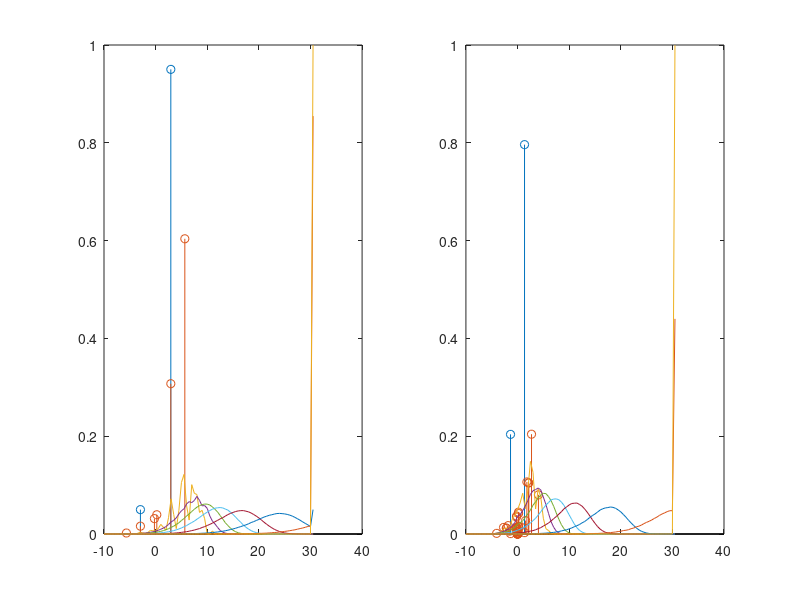

Reproduce this figure in MATLAB.
% dewnsity evolution of a simple regular LDPC code with the particle method
% (population dynamics)
function PDF_Evolution_MonteCarlo_BSC
dv = 3;
dc = 6;
delta = 0.05;

% number of decoding iterations
iterations = 10;

% slows down quite a lot! Use with care and only for debugging
display_histogram = true;

% population size
N = 1000000;


% all-zero codeword (+1) with errors
z = 1-2*(rand(N,1) < delta);

Lc = log((1-delta)/delta);

LLRs = z * Lc;



CN_messages = zeros(N,1);
for i=1:iterations
    % compute VN to CN messages
    if i == 1
        VN_messages = LLRs;
    else
        % VN operation
        VN_messages = LLRs(randi(N,N,1)) + sum(CN_messages(randi(N,N,dv-1)),2);
    end
    
    if display_histogram
        % histograms for display/debug purposes
        if i <= 2
            um = unique(VN_messages);
            umc = arrayfun(@(x)sum(VN_messages == x), um, 'UniformOutput', true);
            VNh{i} = umc/sum(umc);
            VXh{i} = um;
        else
            [H,X] = hist(VN_messages,-10:0.5:30.5);
            H = H./sum(H);
            VNh{i} = H;
            VXh{i} = X;        
        end
    end
    
    if ~display_histogram && all(VN_messages > 0)
        % no more errors, abort
        fprintf('No errors after %d iterations', i);
        break;
    end
    
    CN_messages = zeros(N,1);
    % here, implement the sum product rule
    idx = randi(N,N,dc-1);
    CN_messages = phi(sum(phi(abs(VN_messages(idx))),2)) .* prod(sign_corr(VN_messages(idx)),2);
    
    if display_histogram        
        if i <= 2
            um = unique(CN_messages);
            umc = arrayfun(@(x)sum(CN_messages == x), um, 'UniformOutput', true);
            CNh{i} = umc/sum(umc);
            CXh{i} = um;
        else    
            [H,X] = hist(CN_messages,-10:0.5:30.5);
            H = H./sum(H);
            CNh{i} = H;
            CXh{i} = X;        
        end
    end
    
    if all(VN_messages > 0)
        % no more errors, abort
        fprintf('No errors');
        break;
    end
    
end
 if display_histogram
     figure(1);
     subplot(1,2,1);
     for k=1:i
         if k <= 2
             stem(VXh{k}, VNh{k});
         else
             plot(VXh{k},VNh{k});
         end
         hold all;
     end
     hold off;
     
     subplot(1,2,2);
     for k=1:i
        if k <= 2
            stem(CXh{k}, CNh{k});
        else
            plot(CXh{k},CNh{k});
        end
        hold all;
     end
     hold off;
     shg    
 end
end

function s = sign_corr(x)
s = sign(x);
s(x == 0) = (-1).^randi([0 1], size(s(x==0)));
end


%INF_CONDITION = [0, 692];
function y = phi(x)
y = log(coth(x/2));
y(x  <= 1e-300) = 692;
end
%phi = @(x)((x > 1e-300)*log(coth(x/2)) + INF_CONDITION(1+(x <= 1e-300)));
